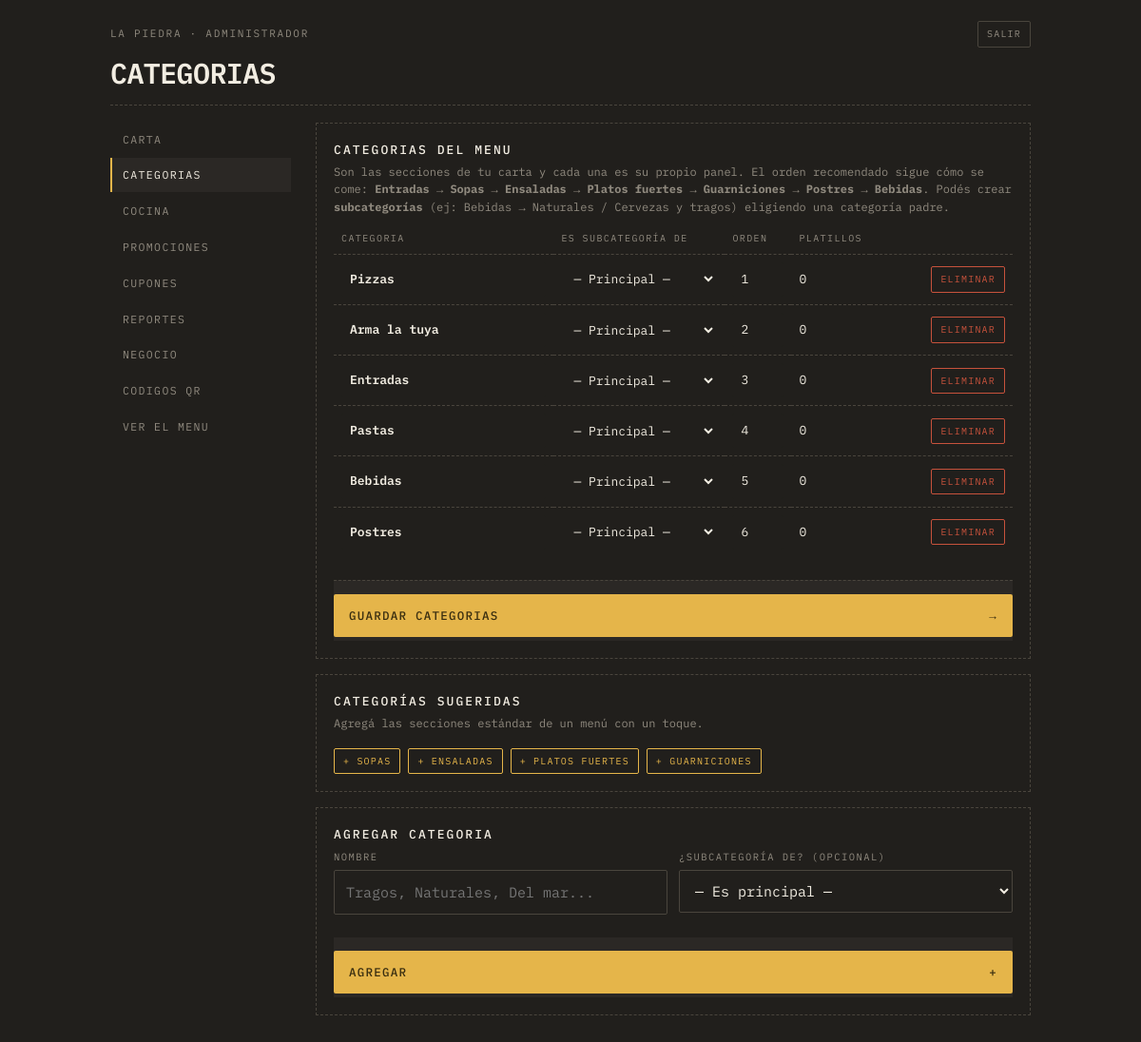
Page /admin/categoria.php (signed in) on the committed database.
### tables this page shows
CREATE TABLE negocios (
  id            INT AUTO_INCREMENT PRIMARY KEY,
  slug          VARCHAR(60)  NOT NULL UNIQUE,
  nombre        VARCHAR(120) NOT NULL,
  tagline       VARCHAR(180) DEFAULT NULL,
  whatsapp      VARCHAR(20)  NOT NULL,
  moneda        VARCHAR(5)   NOT NULL DEFAULT 'L',
  impuesto      DECIMAL(4,3) NOT NULL DEFAULT 0.150,
   
  envio_modo         ENUM('zonas','fijo','gratis') NOT NULL DEFAULT 'zonas',
  envio_fijo         DECIMAL(10,2) NOT NULL DEFAULT 0,
  pedido_minimo      DECIMAL(10,2) NOT NULL DEFAULT 0,
  envio_gratis_desde DECIMAL(10,2) NULL,
  tiempo_estimado    VARCHAR(40) NULL,
  formas_pago   VARCHAR(200) NOT NULL DEFAULT 'Efectivo,Tarjeta,Transferencia',
  tema          VARCHAR(30)  NOT NULL DEFAULT 'comanda',
  color_fondo   VARCHAR(9)   DEFAULT NULL,    
  color_acento  VARCHAR(9)   DEFAULT NULL,    
  activo        TINYINT(1)   NOT NULL DEFAULT 1,
  creado        TIMESTAMP    NOT NULL DEFAULT CURRENT_TIMESTAMP
);

CREATE TABLE categorias (
  id         INT AUTO_INCREMENT PRIMARY KEY,
  negocio_id INT NOT NULL,
  padre_id   INT NULL,                  
  nombre     VARCHAR(80) NOT NULL,
  orden      INT NOT NULL DEFAULT 0,
  CONSTRAINT fk_categorias_negocio FOREIGN KEY (negocio_id)
    REFERENCES negocios(id) ON DELETE CASCADE,
  CONSTRAINT fk_categorias_padre FOREIGN KEY (padre_id)
    REFERENCES categorias(id) ON DELETE CASCADE
);

### app/util.php (called while the page is built, shortened)
<?php
function e($texto): string
{
    return htmlspecialchars((string) $texto, ENT_QUOTES | ENT_SUBSTITUTE, 'UTF-8');
}
function url(string $ruta = ''): string
{
    return rtrim(BASE_URL, '/') . '/' . ltrim($ruta, '/');
}

### app/db.php (called while the page is built, shortened)
<?php
function db(): PDO
{
    static $pdo = null;
    if ($pdo === null) {
        $dsn = 'mysql:host=' . DB_HOST . ';dbname=' . DB_NOMBRE . ';charset=utf8mb4';
        try {
            $pdo = new PDO($dsn, DB_USUARIO, DB_CLAVE, [
                PDO::ATTR_ERRMODE            => PDO::ERRMODE_EXCEPTION,
                PDO::ATTR_DEFAULT_FETCH_MODE => PDO::FETCH_ASSOC,
                PDO::ATTR_EMULATE_PREPARES   => false,
            ]);
        } catch (PDOException $e) {
            http_response_code(500);
            if (MOSTRAR_ERRORES) {
                exit('No se pudo conectar a la base de datos: ' . $e->getMessage());
            }
            exit('No se pudo conectar a la base de datos.');
        }
    }
    return $pdo;
}
function consulta(string $sql, array $params = []): PDOStatement
{
    $st = db()->prepare($sql);
    $st->execute($params);
    return $st;
}
function una(string $sql, array $params = []): ?array
{
    $fila = consulta($sql, $params)->fetch();
    return $fila === false ? null : $fila;
}
function todas(string $sql, array $params = []): array
{
    return consulta($sql, $params)->fetchAll();
}

### app/repo.php (called while the page is built, shortened)
<?php
require_once __DIR__ . '/db.php';
require_once __DIR__ . '/util.php';
function negocio_por_id(int $id): ?array
{
    return una('SELECT * FROM negocios WHERE id = ?', [$id]);
}
function categorias(int $negocioId): array
{
    return todas(
        'SELECT * FROM categorias WHERE negocio_id = ? ORDER BY orden, nombre',
        [$negocioId]
    );
}
function categorias_arbol(int $negocioId): array
{
    $filas = categorias($negocioId);
    $subs = [];
    $out = [];
    foreach ($filas as $c) {
        if ($c['padre_id'] === null) {
            $c['nivel'] = 0;
            $out[] = $c;
        }
    }
    return $out;
}

### app/auth.php (called while the page is built, shortened)
<?php
require_once __DIR__ . '/db.php';
require_once __DIR__ . '/util.php';
function usuario(): ?array
{
    return $_SESSION['usuario'] ?? null;
}
function requiere_sesion(): array
{
    $u = usuario();
    return $u;
}
function requiere_dueno(): array
{
    $u = requiere_sesion();
    return $u;
}

### admin/categoria.php (the view, shortened to what this page needs)
<?php
require_once __DIR__ . '/comun.php';
$u = requiere_dueno();
$negocio = negocio_por_id((int) $u['negocio_id']);
$negocioId = (int) $negocio['id'];
$arbol = categorias_arbol($negocioId);
$conteo = [];
foreach (todas('SELECT categoria_id, COUNT(*) n FROM productos WHERE negocio_id=? GROUP BY categoria_id', [$negocioId]) as $r) {
    $conteo[(int) $r['categoria_id']] = (int) $r['n'];
}
cabecera_panel('Categorias', 'categorias', $negocio);
?>
<div class="bloque">
  <h2>Categorias del menu</h2>
  <p class="ayuda">
    Son las secciones de tu carta y cada una es su propio panel. El orden recomendado sigue
    cómo se come: <strong>Entradas → Sopas → Ensaladas → Platos fuertes → Guarniciones →
    Postres → Bebidas</strong>. Podés crear <strong>subcategorías</strong> (ej: Bebidas →
    Naturales / Cervezas y tragos) eligiendo una categoría padre.
  </p>
  <form method="post">
    <table class="tabla">
      <thead>
        <tr><th>Categoria</th><th style="width:180px">Es subcategoría de</th><th style="width:70px">Orden</th><th style="width:70px">Platillos</th><th></th></tr>
      </thead>
      <tbody>
      <?php foreach ($arbol as $c): $es = (int) $c['nivel'] === 1; ?>
        <tr>
          <td>
            <input name="nombre[]" value="<?= e($c['nombre']) ?>" maxlength="80"
                   style="<?= $es ? 'margin-left:18px' : 'font-weight:600' ?>">
          </td>
          <td>
            <select name="padre_id[]">
              <option value="0"<?= $c['padre_id'] === null ? ' selected' : '' ?>>— Principal —</option>
            </select>
          </td>
          <td><input name="orden[]" type="number" min="0" step="1" value="<?= (int) $c['orden'] ?>"></td>
          <td><?= $conteo[(int) $c['id']] ?? 0 ?></td>
          <td class="ancho-acciones">
            <button class="mini mini--peligro" type="submit" form="del<?= (int) $c['id'] ?>"
                    onclick="return confirm('¿Eliminar <?= e($c['nombre']) ?>?')">Eliminar</button>
          </td>
        </tr>
      <?php endforeach; ?>
      </tbody>
    </table>
    <?php if ($arbol): ?>
      <div class="pie" style="border-top:1px dashed var(--linea)">
        <button class="accion" type="submit"><span>Guardar categorias</span><span>&rarr;</span></button>
      </div>
    <?php endif; ?>
  </form>
</div>
<?php
$sugeridas = ['Entradas', 'Sopas', 'Ensaladas', 'Platos fuertes', 'Guarniciones', 'Postres', 'Bebidas'];
$existentes = array_map(static function ($c) { return mb_strtolower($c['nombre']); }, $arbol);
$faltan = array_filter($sugeridas, static function ($s) use ($existentes) {
    return !in_array(mb_strtolower($s), $existentes, true);
});
?>
<?php if ($faltan): ?>
<div class="bloque">
  <h2>Categorías sugeridas</h2>
  <p class="ayuda">Agregá las secciones estándar de un menú con un toque.</p>
  <div style="display:flex;gap:8px;flex-wrap:wrap">
    <?php foreach ($faltan as $s): ?>
      <form method="post" style="display:inline">
        <button class="mini mini--activo" type="submit">+ <?= e($s) ?></button>
      </form>
    <?php endforeach; ?>
  </div>
</div>
<?php endif; ?>
<div class="bloque">
  <h2>Agregar categoria</h2>
  <form method="post">
    <div class="dos">
      <div class="campo" style="margin-top:0">
        <label class="campo__rotulo" for="nueva">Nombre</label>
        <input id="nueva" name="nombre" maxlength="80" placeholder="Tragos, Naturales, Del mar...">
      </div>
      <div class="campo" style="margin-top:0">
        <label class="campo__rotulo" for="padre">¿Subcategoría de? (opcional)</label>
        <select id="padre" name="padre_id">
          <option value="0">— Es principal —</option>
        </select>
      </div>
    </div>
    <div class="pie" style="border-top:0"><button class="accion" type="submit"><span>Agregar</span><span>+</span></button></div>
  </form>
</div>
<?php pie_panel(); ?>

### admin/comun.php (shortened to what this page needs)
<?php
require_once __DIR__ . '/../app/auth.php';
require_once __DIR__ . '/../app/repo.php';
function cabecera_panel(string $titulo, string $activo, array $negocio): void
{
    $u = usuario();
    $paginas = [
        'carta'       => ['Carta', 'index.php'],
        'categorias'  => ['Categorias', 'categoria.php'],
        'cocina'      => ['Cocina', 'cocina.php'],
        'promociones' => ['Promociones', 'promocion.php'],
        'cupones'     => ['Cupones', 'cupon.php'],
        'reportes'    => ['Reportes', 'reporte.php'],
        'negocio'     => ['Negocio', 'negocio.php'],
        'qr'          => ['Codigos QR', 'qr.php'],
    ];
    ?>
<!DOCTYPE html>
<html lang="es">
<head>
<link rel="stylesheet" href="<?= url('assets/css/comanda.css') ?>">
</head>
<body>
<main class="envoltura" style="padding-bottom:60px">
  <header class="cabecera">
    <div class="cabecera__meta">
      <span class="rotulo"><?= e($negocio['nombre']) ?> · <?= e($u['nombre']) ?></span>
      <a class="mini" href="<?= url('admin/salir.php') ?>">Salir</a>
    </div>
    <h1 class="cabecera__nombre" style="font-size:30px"><?= e($titulo) ?></h1>
  </header>
  <hr class="raya">
  <div class="panel">
    <nav class="menu-lateral">
      <?php foreach ($paginas as $clave => $p): ?>
        <a href="<?= url('admin/' . $p[1]) ?>"<?= $clave === $activo ? ' aria-current="page"' : '' ?>><?= e($p[0]) ?></a>
      <?php endforeach; ?>
      <a href="<?= url('index.php?r=' . urlencode($negocio['slug'])) ?>" target="_blank" rel="noopener">Ver el menu</a>
    </nav>
    <div>
    <?php
}
function pie_panel(): void
{
    ?>
    </div>
  </div>
</main>
</body>
</html>
    <?php
}

### assets/css/comanda.css (style rules this page uses)
:root { --fondo: #211F1C; --fondo2: #2B2825; --fondo3: #35312C; --linea: #4A453D; --tinta: #F2EDE2; --suave: #908A7F; --ambar: #E5B54A; --ambar-hondo: #3A2E10; --rojo: #C7523C; --papel: #EFE7D6; --papel-tinta: #211D17; --papel-suave: #6E6455; --mono: "IBM Plex Mono", ui-monospace, "Courier New", monospace; --r: 2px; --ancho: 640px; }
* { box-sizing: border-box; }
html, body { margin: 0; padding: 0; background: var(--fondo); color: var(--tinta); font-family: var(--mono); font-size: 15px; line-height: 1.55; -webkit-font-smoothing: antialiased; }
button, input, select, textarea { font: inherit; color: inherit; }
button { background: none; border: 0; cursor: pointer; padding: 0; }
a { color: var(--ambar); }
.envoltura { max-width: var(--ancho); margin: 0 auto; padding: 0 16px 130px; }
.rotulo { font-size: 11px; letter-spacing: .16em; text-transform: uppercase; color: var(--suave); }
.raya { border: 0; border-top: 1px dashed var(--linea); margin: 18px 0; }
.cabecera { padding: 22px 0 0; }
.cabecera__meta { display: flex; justify-content: space-between; align-items: center; gap: 12px; }
.cabecera__nombre { font-size: clamp(26px, 8vw, 38px); font-weight: 600; letter-spacing: -.02em; text-transform: uppercase; margin: 12px 0 4px; line-height: 1; }
.campo { margin-top: 18px; }
.campo__rotulo { display: block; font-size: 10.5px; letter-spacing: .14em; text-transform: uppercase; color: var(--suave); margin-bottom: 6px; }
.campo input, .campo select, .campo textarea { width: 100%; padding: 11px 12px; background: var(--fondo); border: 1px solid var(--linea); border-radius: var(--r); color: var(--tinta); }
.dos { display: grid; grid-template-columns: 1fr 1fr; gap: 12px; }
.pie { position: sticky; bottom: 0; background: var(--fondo2); border-top: 1px dashed var(--linea); padding: 14px 0 4px; margin-top: 24px; display: flex; gap: 10px; align-items: center; }
.accion { flex: 1; background: var(--ambar); color: var(--ambar-hondo); padding: 13px 16px; border-radius: var(--r); display: flex; justify-content: space-between; gap: 10px; font-size: 12.5px; letter-spacing: .1em; text-transform: uppercase; font-weight: 500; }
.panel { display: grid; grid-template-columns: 190px 1fr; gap: 26px; align-items: start; }
.menu-lateral { position: sticky; top: 16px; display: grid; gap: 2px; }
.menu-lateral a { padding: 9px 11px; font-size: 11.5px; letter-spacing: .12em; text-transform: uppercase; color: var(--suave); text-decoration: none; border-left: 2px solid transparent; }
.menu-lateral a[aria-current="page"] { color: var(--tinta); border-left-color: var(--ambar); background: var(--fondo2); }
.bloque { border: 1px dashed var(--linea); padding: 18px; margin-bottom: 16px; }
.bloque h2 { font-size: 13px; letter-spacing: .16em; text-transform: uppercase; margin: 0 0 4px; font-weight: 500; }
.bloque p.ayuda { font-size: 12px; color: var(--suave); margin: 0 0 16px; line-height: 1.55; }
.tabla { width: 100%; border-collapse: collapse; font-size: 13px; }
.tabla th { text-align: left; font-size: 10px; letter-spacing: .14em; text-transform: uppercase; color: var(--suave); font-weight: 400; padding: 0 8px 8px; }
.tabla td { padding: 8px; border-top: 1px dashed var(--linea); vertical-align: middle; }
.tabla input, .tabla select { width: 100%; background: var(--fondo); border: 1px solid transparent; color: var(--tinta); padding: 7px 8px; border-radius: var(--r); font-size: 13px; }
.ancho-acciones { width: 150px; text-align: right; white-space: nowrap; }
.mini { font-size: 10px; letter-spacing: .12em; text-transform: uppercase; border: 1px solid var(--linea); padding: 5px 9px; border-radius: var(--r); color: var(--suave); text-decoration: none; display: inline-block; }
.mini--activo { border-color: var(--ambar); color: var(--ambar); }
.mini--peligro { border-color: var(--rojo); color: var(--rojo); }

### admin/comun.php (style rules this page uses)
:root { --ancho: 1000px; }

### rows in the picture
negocios: nombre "LA PIEDRA"
categorias: nombre "Pizzas", padre "— Principal —", orden "1", id "0"
categorias: nombre "Arma la tuya", padre "— Principal —", orden "2", id "0"
categorias: nombre "Entradas", padre "— Principal —", orden "3", id "0"
categorias: nombre "Pastas", padre "— Principal —", orden "4", id "0"
categorias: nombre "Bebidas", padre "— Principal —", orden "5", id "0"
categorias: nombre "Postres", padre "— Principal —", orden "6", id "0", nombre "SOPAS", nombre "ENSALADAS", nombre "PLATOS FUERTES", nombre "GUARNICIONES"

### other values in the picture
$u['nombre'] "ADMINISTRADOR"
$titulo "CATEGORIAS"
$p[0] "CARTA"
$p[0] "CATEGORIAS"
$p[0] "COCINA"
$p[0] "PROMOCIONES"
$p[0] "CUPONES"
$p[0] "REPORTES"
$p[0] "NEGOCIO"
$p[0] "CODIGOS QR"
